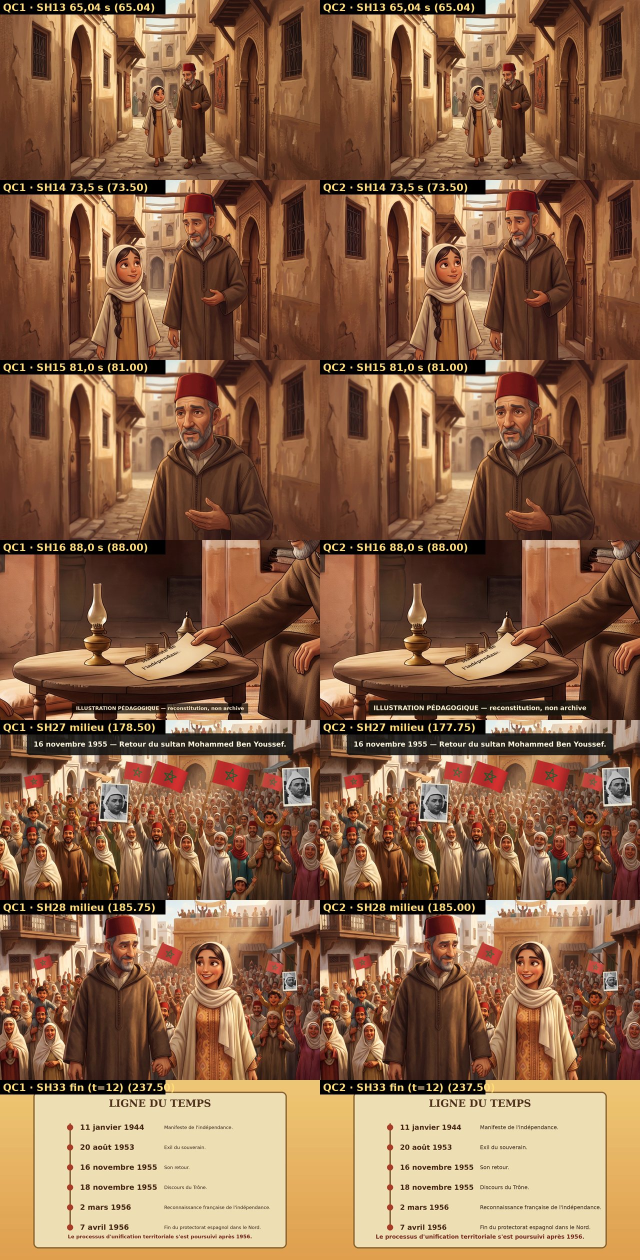
#> input picture projects/le-carnet-de-la-liberte/animatic/qc2/COMPARAISON_QC1_QC2_plans_modifies.jpg, 1280 x 2520 px, given in place of GEN_image_finale_v1.png, which was not available (shown at 1/2 size)
$ python build_miniature.py out.png
#> lines starting #> are read from the running program, lines starting #| are printed output that depends on the picture
#!/usr/bin/env python3
"""Miniature YouTube 1280x720 : image du generique + titre arabe/francais. Refuse d'ecraser. Usage : build_miniature.py OUT.jpg"""
import sys
from pathlib import Path
from PIL import Image, ImageDraw, ImageEnhance, ImageFilter, ImageFont
HERE = Path(__file__).resolve().parent
W, H = 1280, 720
GOLD, WHITE, RED, GREEN = (232, 190, 70), (252, 248, 238), (193, 39, 45), (0, 110, 58)
AR = "/usr/share/fonts/truetype/freefont/FreeSerif.ttf"
FB = "/usr/share/fonts/truetype/liberation/LiberationSerif-Bold.ttf"
FI = "/usr/share/fonts/truetype/liberation/LiberationSerif-Italic.ttf"
out = Path(sys.argv[1])
if out.exists(): sys.exit(f"refus d'ecraser {out}")
im = Image.open(HERE / "GEN_image_finale_v1.png").convert("RGB").resize((W, H), Image.LANCZOS)
im = ImageEnhance.Contrast(im).enhance(1.12); im = ImageEnhance.Color(im).enhance(1.1)
im = im.filter(ImageFilter.UnsharpMask(2, 80, 2))
ov = Image.new("RGBA", (W, H), (0, 0, 0, 0)); d = ImageDraw.Draw(ov)
#> after `ov = Image.new('RGBA', (W, H), (0, 0, 0, 0))`: ov: PIL image 1280x720 RGBA; every value is 0
for y in range(H):  # degrade sombre haut et bas pour la lisibilite
    a_top = max(0, 1 - y / 330) ** 1.3 * 215; a_bot = max(0, (y - 520) / 200) ** 1.4 * 200
    d.line((0, y, W, y), fill=(0, 0, 0, int(max(a_top, a_bot))))
im = Image.alpha_composite(im.convert("RGBA"), ov)
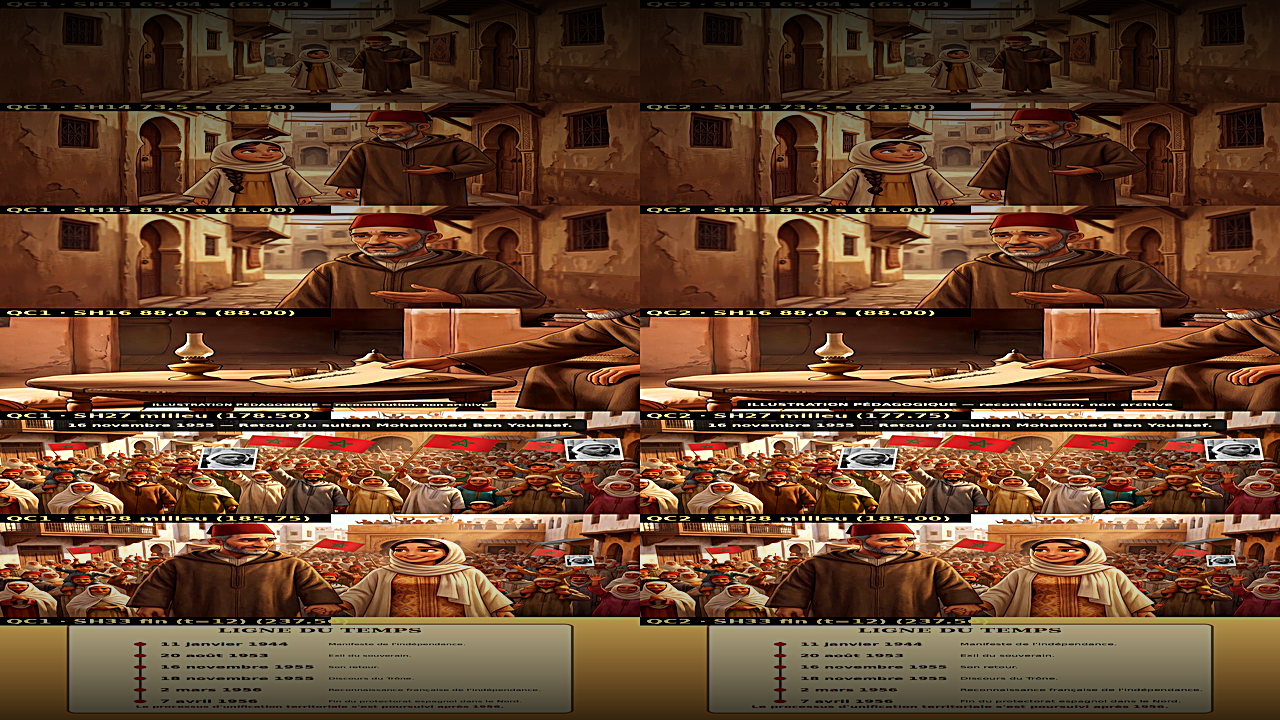
#> im: PIL image 1280x720 RGBA; mean R, G, B, A 102.5, 68.1, 45.1, 255
def text(img, s, f, y, fill, ar=False, stroke=0, spacing=0):
#> called with s = 'المسيرة الخضراء', y = 18, fill = (232, 190, 70), ar = True, stroke = 3, spacing = 0
    layer = Image.new("RGBA", (W, H), (0, 0, 0, 0)); dd = ImageDraw.Draw(layer)
    kw = dict(direction="rtl", language="ar") if ar else {}
    if spacing and not ar:
        w = sum(dd.textlength(c, font=f) + spacing for c in s) - spacing; x = (W - w) / 2
        for c in s:
            dd.text((x, y), c, font=f, fill=fill + (255,), stroke_width=stroke, stroke_fill=(0, 0, 0, 255)); x += dd.textlength(c, font=f) + spacing
    else:
        w = dd.textlength(s, font=f, **kw); x = (W - w) / 2
#> after `w = dd.textlength(s, font=f, **kw)`: w = 972.6
#> after `x = (W - w) / 2`: x = 153.7
        dd.text((x, y), s, font=f, fill=fill + (255,), stroke_width=stroke, stroke_fill=(0, 0, 0, 255), **kw)
    sh = layer.filter(ImageFilter.GaussianBlur(6)); sh = Image.eval(sh.split()[3], lambda v: int(v * 0.8))
    black = Image.new("RGBA", (W, H), (0, 0, 0, 255)); img = Image.composite(black, img, sh)
    return Image.alpha_composite(img, layer)
im = text(im, "المسيرة الخضراء", ImageFont.truetype(AR, 190, layout_engine=ImageFont.Layout.RAQM), 18, GOLD, ar=True, stroke=3)
im = text(im, "LA MARCHE VERTE", ImageFont.truetype(FB, 100), 232, WHITE, stroke=3, spacing=8)
#> the loop in text (call 2), `for c in s:` made 15 passes
#> x on passes 1 to 12: 164.2, 244.4, 277.4, 379.8, 460, 540.2, 620.5, 706.2, 781, 814, 894.2, 968.9
d2 = ImageDraw.Draw(im); lw = 520
d2.rectangle(((W - lw) / 2, 362, (W + lw) / 2, 368), fill=RED + (255,)); d2.rectangle(((W - lw) / 2, 372, (W + lw) / 2, 378), fill=GREEN + (255,))
im = text(im, "LE SECRET DE LA BOÎTE EN FER BLANC", ImageFont.truetype(FB, 46), 624, GOLD, stroke=2, spacing=3)
#> call 3 of text, with s = 'LE SECRET DE LA BOÎTE EN FER BLANC', y = 624, fill = (232, 190, 70), ar = False, stroke = 2, spacing = 3
#> in text (call 3), `w = sum((dd.textlength(c, font=f) + spacing for c in s)) - spacing`: w = 1015.5
#> in text (call 3), `x = (W - w) / 2`: x = 132.3
#> the loop in text (call 3), `for c in s:` made 34 passes
#> x on passes 1 to 12: 166, 199.6, 214.1, 242.7, 276.4, 312.6, 348.9, 382.5, 416.2, 430.7, 466.9, 500.6
#> after the loop in text (call 3), `for c in s:`: x = 1150.7
#> in text (call 3), `return Image.alpha_composite(img, layer)`:
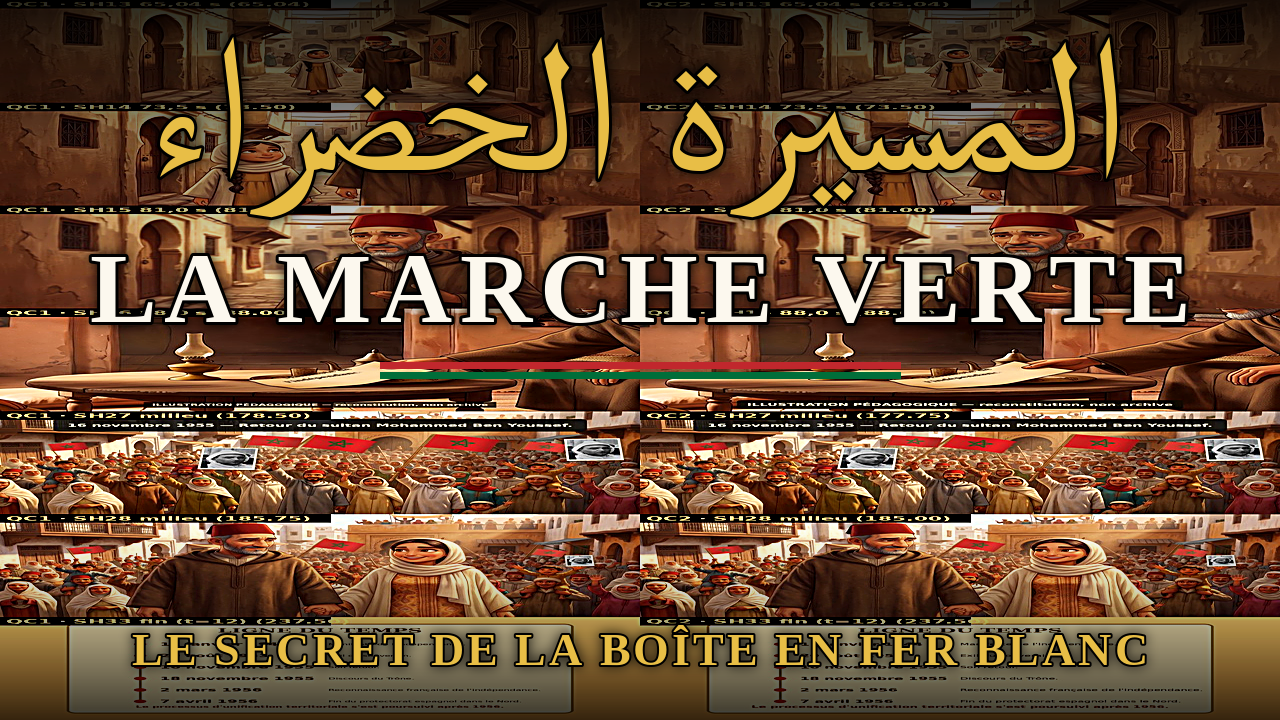
#> returned value: PIL image 1280x720 RGBA; mean R, G, B, A 103.7, 72.1, 47.8, 255
im = text(im, "Court-métrage · 6 novembre 1975", ImageFont.truetype(FI, 36), 678, WHITE, stroke=2)
#> call 4 of text, with s = 'Court-métrage · 6 novembre 1975', y = 678, fill = (252, 248, 238), ar = False, stroke = 2, spacing = 0
#> in text (call 4), `w = dd.textlength(s, font=f, **kw)`: w = 489.6
#> in text (call 4), `x = (W - w) / 2`: x = 395.2
#> in text (call 4), `sh = Image.eval(sh.split()[3], lambda v: int(v * 0.8))`:
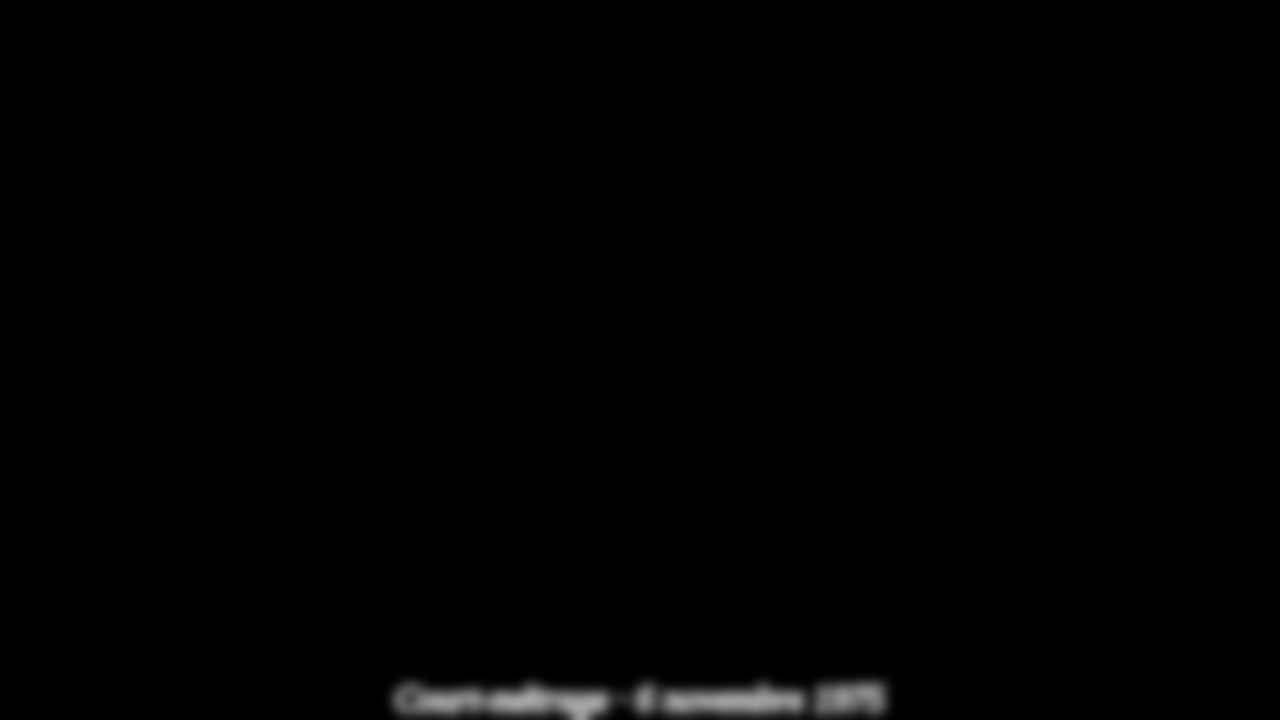
#> sh: PIL image 1280x720 L; min 0, max 165, mean 1.7
im.convert("RGB").save(out, "JPEG", quality=92, optimize=True)
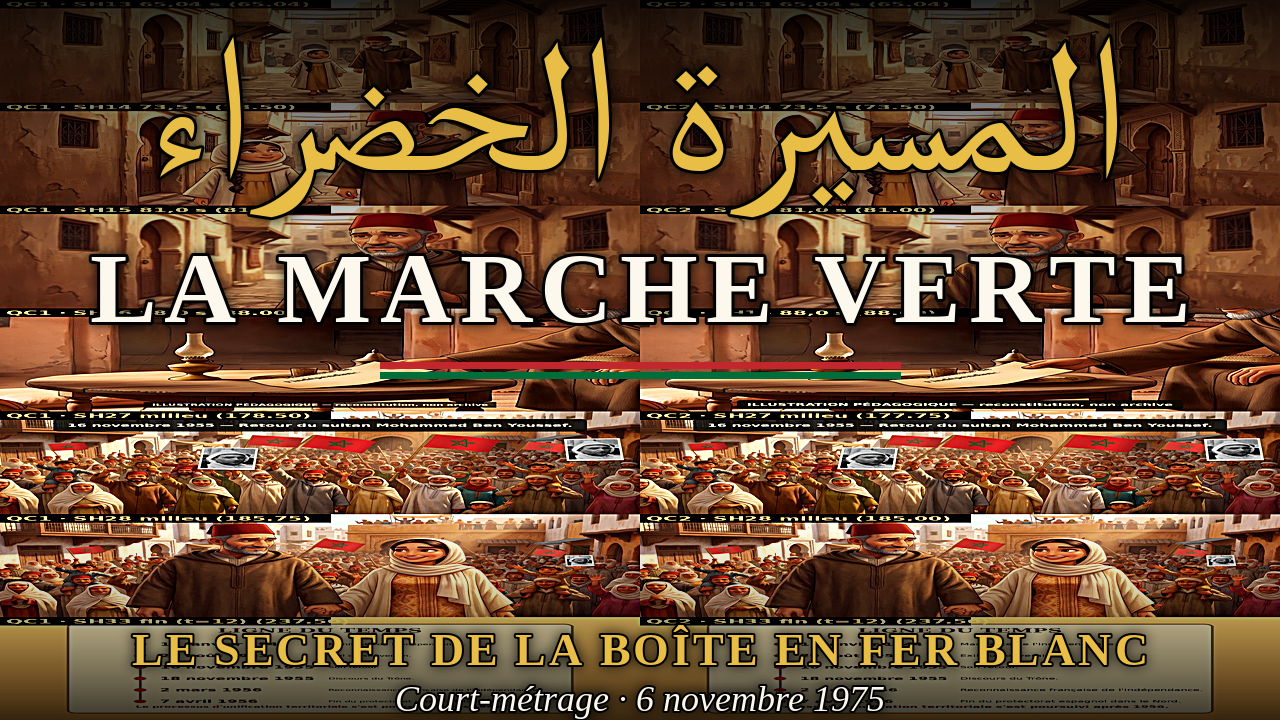
#> saved as out.png: PIL image 1280x720 RGB; mean R, G, B 103.6, 72.1, 47.9
print(out, out.stat().st_size)

$ run again, on projects/le-carnet-de-la-liberte/animatic/qc2/COMPARATIF_SH06_AVANT_APRES_planche.jpg
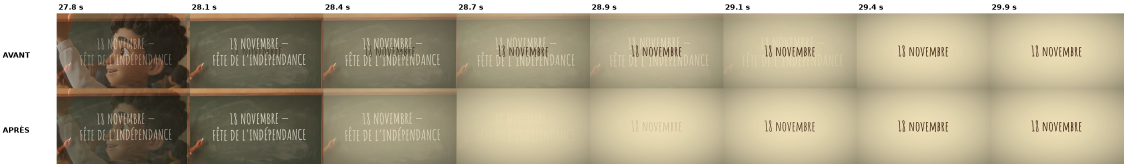
#> input picture projects/le-carnet-de-la-liberte/animatic/qc2/COMPARATIF_SH06_AVANT_APRES_planche.jpg, 3370 x 490 px, given in place of GEN_image_finale_v1.png, which was not available (shown at 1/3 size)
#> ov: PIL image 1280x720 RGBA; every value is 0
#> `im = Image.alpha_composite(im.convert("RGBA"), ov)`:
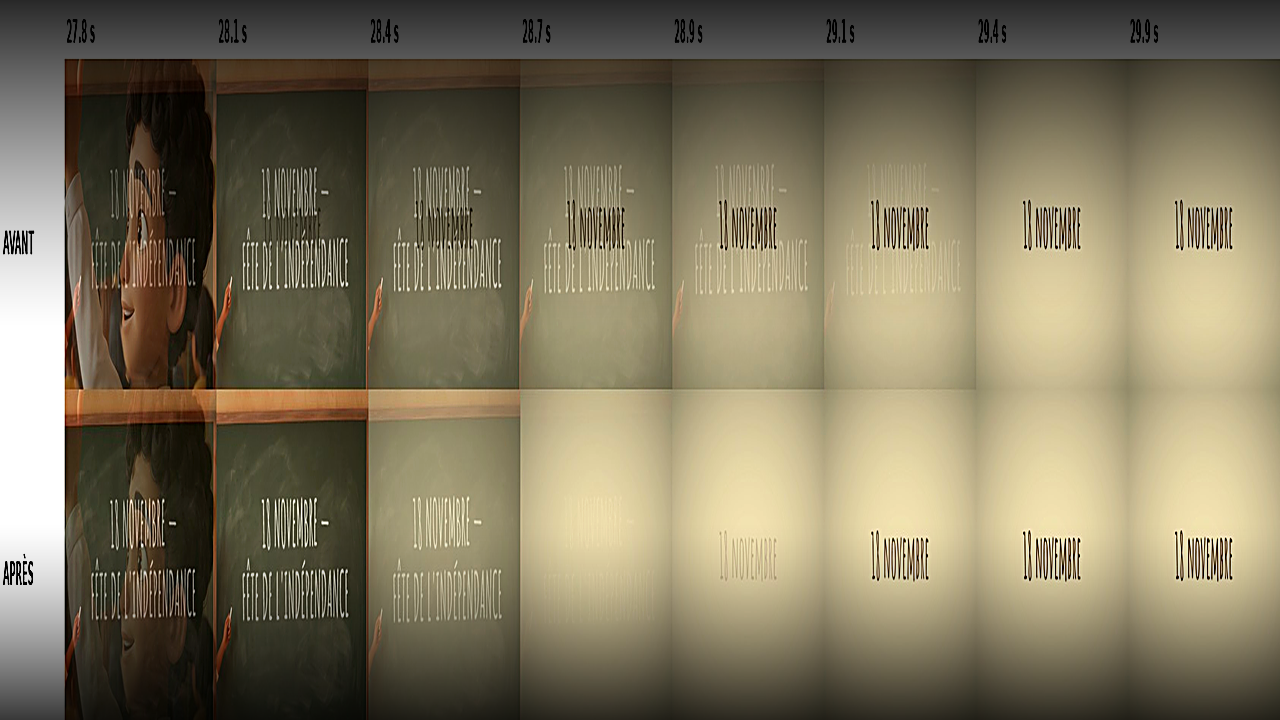
#> im: PIL image 1280x720 RGBA; mean R, G, B, A 127.1, 118.3, 93.7, 255
#> in text, `w = dd.textlength(s, font=f, **kw)`: w = 972.6
#> in text, `x = (W - w) / 2`: x = 153.7
#> sh: PIL image 1280x720 L
#> the loop in text (call 2), `for c in s:` made 15 passes
#> x on passes 1 to 8: 164.2, 244.4, 277.4, 379.8, 460, 540.2, 620.5, 706.2
#> sh: PIL image 1280x720 RGBA
#> sh: PIL image 1280x720 L
#> sh: PIL image 1280x720 RGBA
#> sh: PIL image 1280x720 L
#> sh: PIL image 1280x720 RGBA
#> sh: PIL image 1280x720 L
#> `im.convert("RGB").save(out, "JPEG", quality=92, optimize=True)`:
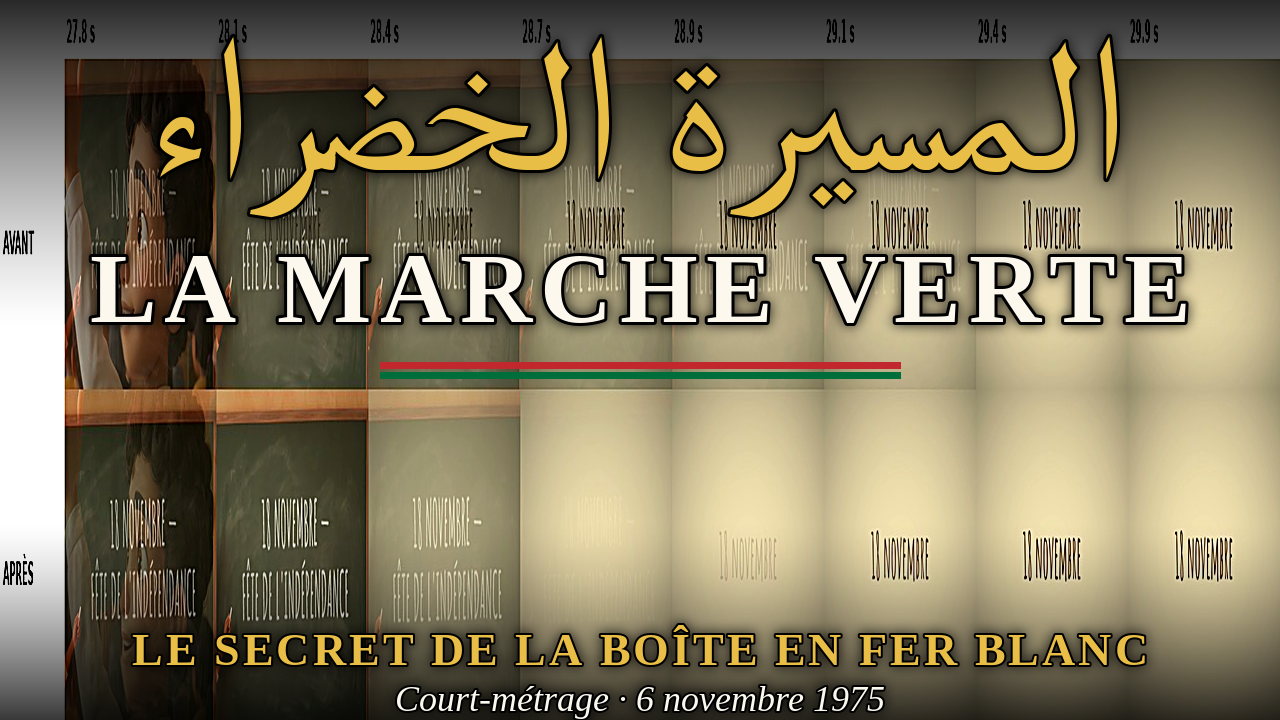
#> saved as out.png: PIL image 1280x720 RGB; mean R, G, B 126.5, 117.1, 91.3
